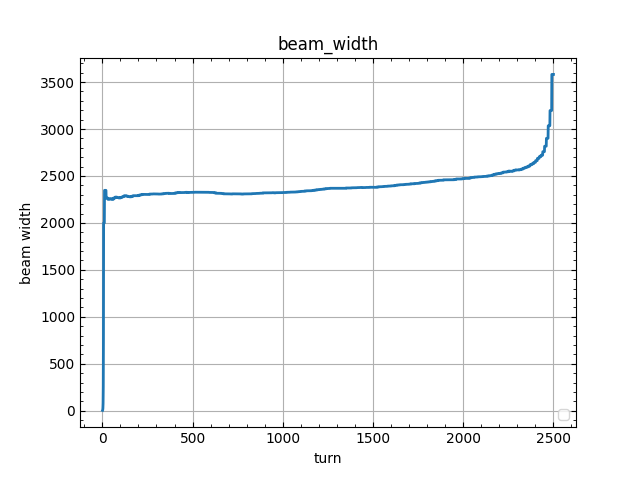

Reproduce this figure in Python.
import matplotlib.pyplot as plt


def showfig(x, y, gtype="plot", xlabel="", ylabel="", title="", savetitle=""):
    fig, ax = plt.subplots()

    A = [d[0] for d in y]
    B = [d[1] for d in y]
    ax.plot(x, A, linewidth=2, label="")

    # # Plot A on the left y-axis
    # ax.plot(x, A, linewidth=2, label="A")
    # ax.set_xlabel(xlabel)
    # ax.set_ylabel("A values" if not ylabel else ylabel + " (A)", color="blue")
    # ax.tick_params(axis="y", labelcolor="blue")

    # # Create a secondary y-axis for B
    # ax2 = ax.twinx()
    # ax2.plot(x, B, linewidth=1, color="red", label="B")
    # ax2.set_ylabel("B values" if not ylabel else ylabel + " (B)", color="red")
    # ax2.tick_params(axis="y", labelcolor="red")

    ax.set_xlim()
    ax.set_ylim()

    ax.set_xlabel(xlabel)
    ax.set_ylabel(ylabel)
    ax.set_title(title)

    ax.minorticks_on()
    ax.tick_params(which="both", top="on", right="on", direction="in")
    ax.grid(which="major", axis="both")

    ax.legend(loc="lower right")
    # plt.show()
    if savetitle:
        plt.savefig(f"{savetitle}")


data = []
with open("./out.txt", "r", encoding="utf-8") as f:
    for line in f:
        try:
            a, b = map(int, line.split())
            data.append((a, b))
        except Exception as e:
            break

x = range(1, len(data) + 1)
showfig(
    x,
    data,
    xlabel="turn",
    ylabel="beam width",
    title="beam_width",
    savetitle="a.png",
)
